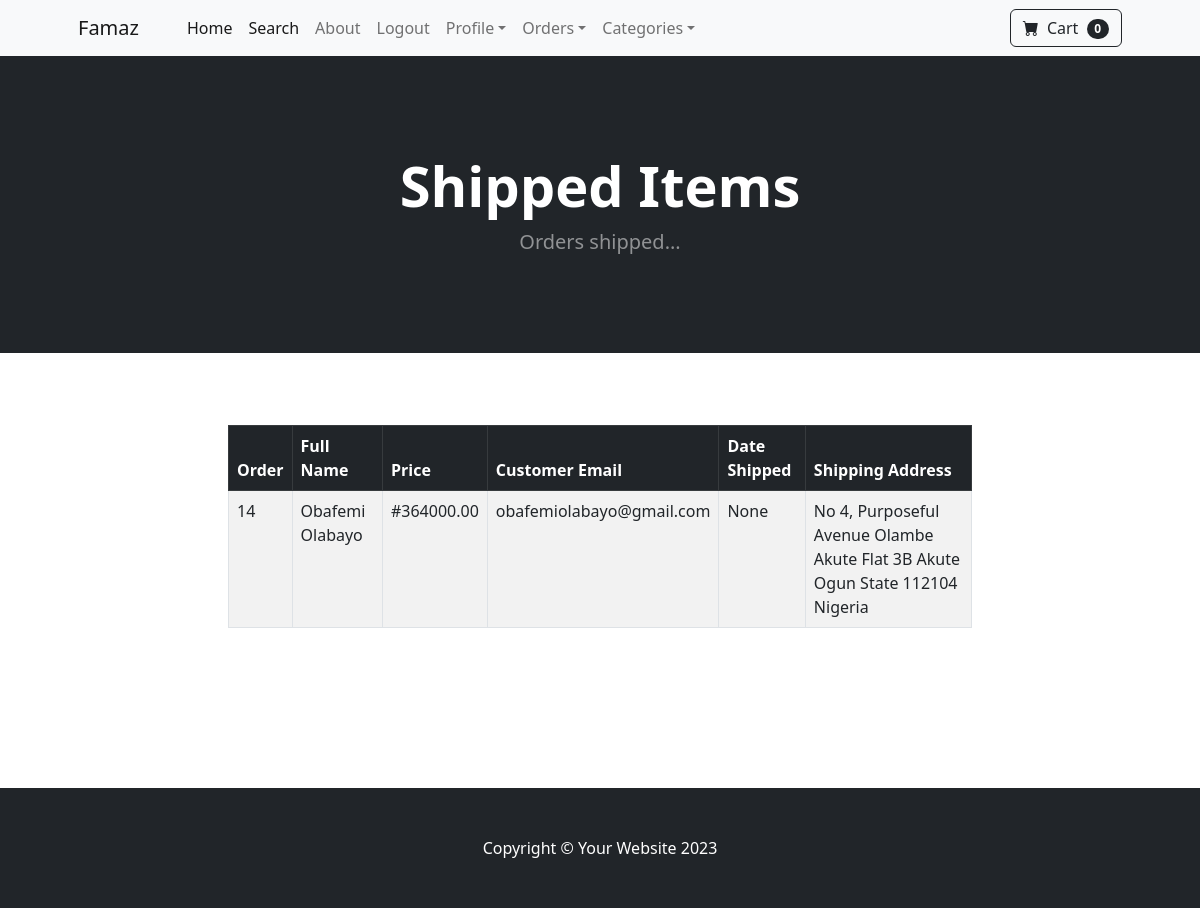
The page /shipped_dash (signed in) on the database as committed earlier.
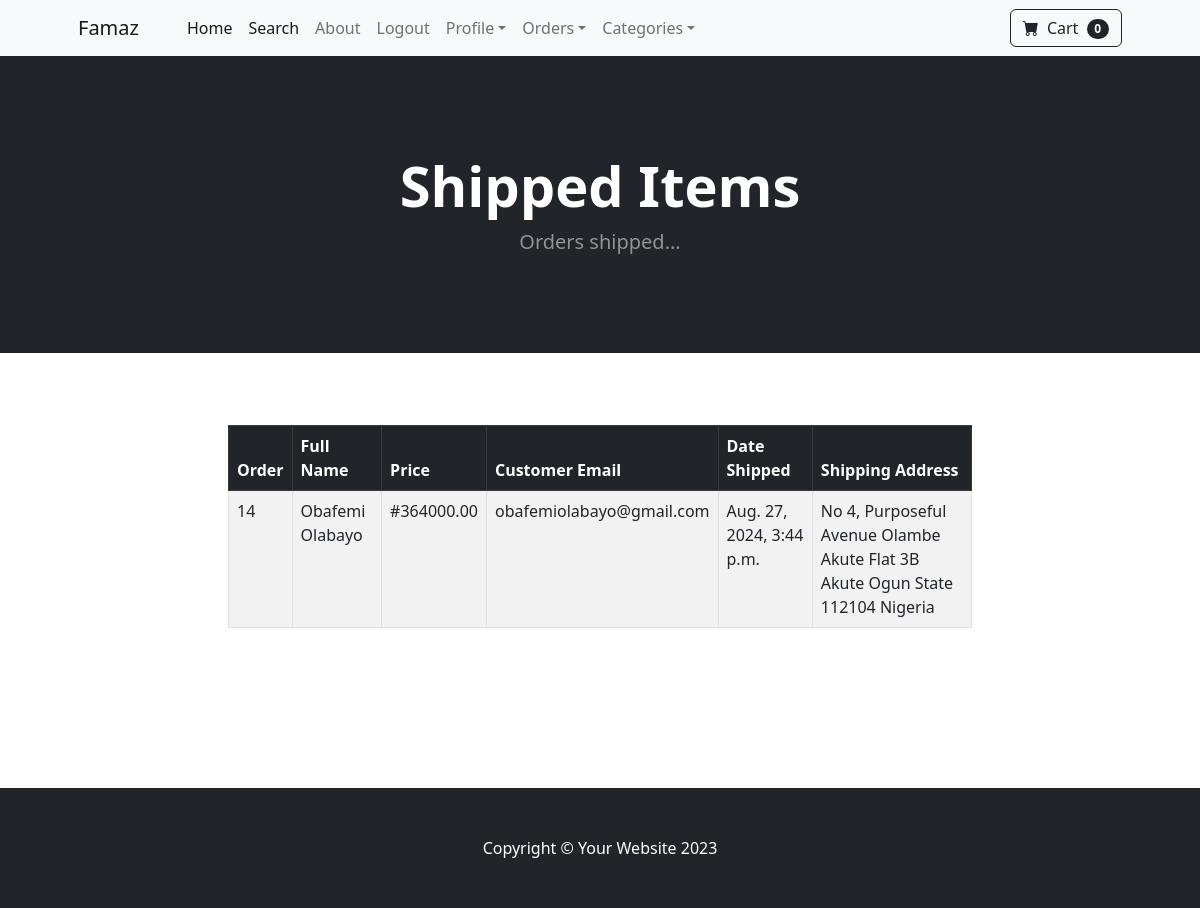
The same page on the database as committed later.
### payment/models.py (models this page shows, shortened)
class Order(models.Model):
    user = models.ForeignKey(User, on_delete=models.CASCADE, null=True, blank=True)
    full_name = models.CharField(max_length=250)
    email = models.EmailField(max_length=254)
    shipping_address = models.TextField(max_length=15000)
    amount_paid = models.DecimalField(max_digits=10, decimal_places=2)
    date_ordered = models.DateTimeField(auto_now_add=True)
    shipped = models.BooleanField(default=False)
    date_shipped = models.DateTimeField(blank=True, null=True)

### payment/views.py (the view)
# urls.py: path('shipped_dash', shipped_dash, name="shipped_dash"),
def shipped_dash(request):
    if request.user.is_authenticated and request.user.is_superuser:
        orders = Order.objects.filter(shipped=True)
        return render(request, "shipped_dash.html", {"orders":orders})
    else:
        messages.success(request, "Access Denied!!!")
        return redirect("index")

### cart/cart.py (called while the page is built)
    def __len__(self):
        return len(self.cart)

### cart/context_processors.py (called while the page is built)
def cart(request):
    return {'cart': Cart(request)}

### payment/templates/shipped_dash.html
{% extends 'base.html' %}
{% block content %}
<header class="bg-dark py-5">
    <div class="container px-4 px-lg-5 my-5">
        <div class="text-center text-white">
            <h1 class="display-4 fw-bolder">Shipped Items</h1>
            <p class="lead fw-normal text-white-50 mb-0">Orders shipped...</p>
        </div>
    </div>
</header>
<div class="container">
	<div class="row">
		<center>
			<div class="col-8">
				<br><br><br>
				<table class="table table-striped table-hover table-bordered">
  <thead class="table-dark">
    <tr>
      <th scope="col">Order</th>
      <th scope="col">Full Name</th>
      <th scope="col">Price</th>
      <th scope="col">Customer Email</th>
      <th scope="col">Date Shipped</th>
      <th scope="col">Shipping Address</th>
    </tr>
  </thead>
  <tbody>
  	{% for order in orders %}
    <tr>
      <td>{{ order.id }}</td>
      <td>{{ order.full_name }}</td>
      <td>#{{ order.amount_paid }}</td>
      <td>{{ order.email }}</td>
      <td>{{order.date_shipped }}</td>
      <td>{{ order.shipping_address }}</td>
    </tr>
    {% endfor %}
  </tbody>
</table>
<br><br><br><br><br><br>
			</div>
		</center>
	</div>
</div>
{% endblock %}

Rows that differ between the two databases and show on the page:
changed Order "Obafemi Olabayo": date_shipped "None" → "Aug. 27, 2024, 3:44 p.m."
